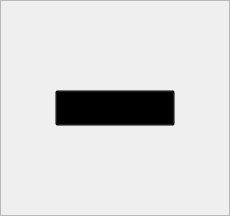
<?xml version="1.0" encoding="UTF-8"?>
<ui version="4.0">
 <class>VideoBlank</class>
 <widget class="QWidget" name="VideoBlank">
  <property name="geometry">
   <rect>
    <x>0</x>
    <y>0</y>
    <width>230</width>
    <height>216</height>
   </rect>
  </property>
  <property name="windowTitle">
   <string>Form</string>
  </property>
  <property name="styleSheet">
   <string notr="true"/>
  </property>
  <layout class="QVBoxLayout" name="verticalLayout_3">
   <property name="spacing">
    <number>0</number>
   </property>
   <property name="leftMargin">
    <number>0</number>
   </property>
   <property name="topMargin">
    <number>0</number>
   </property>
   <property name="rightMargin">
    <number>0</number>
   </property>
   <property name="bottomMargin">
    <number>0</number>
   </property>
   <item>
    <widget class="QFrame" name="frame_blank">
     <property name="styleSheet">
      <string notr="true">#frame_blank
{
/*border-image: url(:/images/bgpic/music_gb_1.jpg);*/
/*border-image: url(:/images/bgpic/music_gb_3.jpg);*/
border-image: url(:/images/bgpic/music_gb_2.jpg);
}</string>
     </property>
     <property name="frameShape">
      <enum>QFrame::StyledPanel</enum>
     </property>
     <property name="frameShadow">
      <enum>QFrame::Raised</enum>
     </property>
     <layout class="QVBoxLayout" name="verticalLayout_2">
      <property name="spacing">
       <number>0</number>
      </property>
      <property name="leftMargin">
       <number>0</number>
      </property>
      <property name="topMargin">
       <number>0</number>
      </property>
      <property name="rightMargin">
       <number>0</number>
      </property>
      <property name="bottomMargin">
       <number>0</number>
      </property>
      <item>
       <layout class="QGridLayout" name="gridLayout">
        <property name="spacing">
         <number>0</number>
        </property>
        <item row="1" column="2">
         <spacer name="horizontalSpacer_2">
          <property name="orientation">
           <enum>Qt::Horizontal</enum>
          </property>
          <property name="sizeHint" stdset="0">
           <size>
            <width>40</width>
            <height>20</height>
           </size>
          </property>
         </spacer>
        </item>
        <item row="2" column="1">
         <spacer name="verticalSpacer_2">
          <property name="orientation">
           <enum>Qt::Vertical</enum>
          </property>
          <property name="sizeHint" stdset="0">
           <size>
            <width>20</width>
            <height>40</height>
           </size>
          </property>
         </spacer>
        </item>
        <item row="0" column="1">
         <spacer name="verticalSpacer">
          <property name="orientation">
           <enum>Qt::Vertical</enum>
          </property>
          <property name="sizeType">
           <enum>QSizePolicy::MinimumExpanding</enum>
          </property>
          <property name="sizeHint" stdset="0">
           <size>
            <width>20</width>
            <height>40</height>
           </size>
          </property>
         </spacer>
        </item>
        <item row="1" column="0">
         <spacer name="horizontalSpacer">
          <property name="orientation">
           <enum>Qt::Horizontal</enum>
          </property>
          <property name="sizeHint" stdset="0">
           <size>
            <width>40</width>
            <height>20</height>
           </size>
          </property>
         </spacer>
        </item>
        <item row="1" column="1">
         <widget class="QWidget" name="widget" native="true">
          <property name="minimumSize">
           <size>
            <width>125</width>
            <height>40</height>
           </size>
          </property>
          <property name="maximumSize">
           <size>
            <width>125</width>
            <height>40</height>
           </size>
          </property>
          <property name="styleSheet">
           <string notr="true">QWidget
{
background-color:transparent;
}</string>
          </property>
          <layout class="QVBoxLayout" name="verticalLayout">
           <property name="spacing">
            <number>0</number>
           </property>
           <property name="leftMargin">
            <number>0</number>
           </property>
           <property name="topMargin">
            <number>0</number>
           </property>
           <property name="rightMargin">
            <number>0</number>
           </property>
           <property name="bottomMargin">
            <number>0</number>
           </property>
           <item>
            <layout class="QHBoxLayout" name="horizontalLayout">
             <property name="spacing">
              <number>0</number>
             </property>
             <item>
              <widget class="QPushButton" name="pushButton_openfile">
               <property name="minimumSize">
                <size>
                 <width>120</width>
                 <height>36</height>
                </size>
               </property>
               <property name="maximumSize">
                <size>
                 <width>120</width>
                 <height>36</height>
                </size>
               </property>
               <property name="styleSheet">
                <string notr="true">#pushButton_openfile
{
qproperty-flat: true;
padding-left:2px;
border-radius: 18px;
font-family: &quot;Microsoft YaHei&quot;;
font-size: 16px;
color: #BDC8E2;
background-color: rgba(46, 54, 72,0.7);
border-style: outset;
}

#pushButton_openfile:hover
{
color: #00a6ff;
background-color: rgba(46, 54, 72,0.9);
}

#pushButton_openfile:disabled
{
	color: blue;
	border-color: brown;
    background-color: aqua;
}
</string>
               </property>
               <property name="text">
                <string>打开文件</string>
               </property>
              </widget>
             </item>
            </layout>
           </item>
          </layout>
         </widget>
        </item>
       </layout>
      </item>
     </layout>
    </widget>
   </item>
  </layout>
 </widget>
 <resources/>
 <connections/>
</ui>
